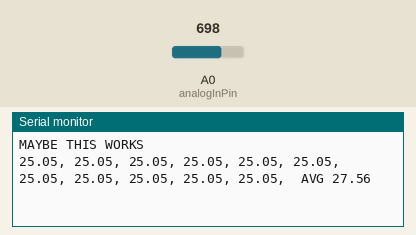
The sketch below on a simulated Arduino Uno, built with avr-gcc and run on an emulated ATmega328P. Parts: the last lines printed to the serial monitor. Inputs (shaded band) come from the test bench; at power-on: A0 (analogInPin) = 698.

Above: at 1.2 s.
1.3 s: A0 (analogInPin) set to 753
At 2.3 s:
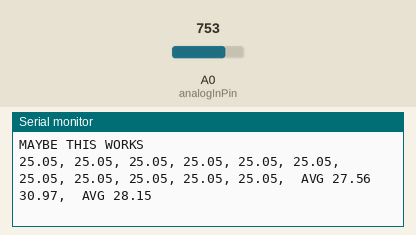
2.8 s: A0 (analogInPin) set to 802
At 3.8 s:
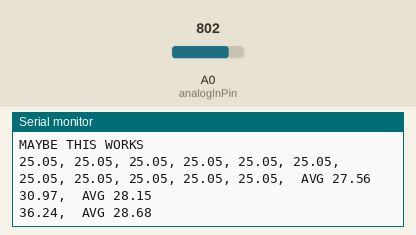
Timing chart, 0 to 5.8 s (numbered marks = the images above; inputs shaded):
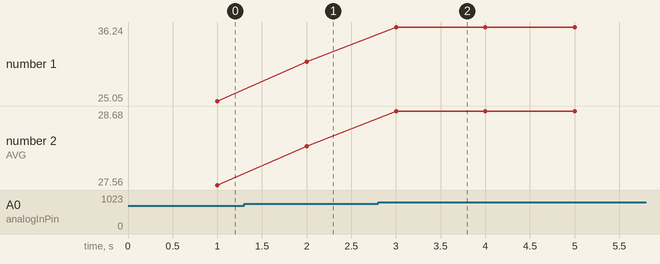

Measured:
- after the input at 1.3 s, the serial monitor: prints a new line after 0.70 s (image 1)
- after the input at 2.8 s, the serial monitor: prints a new line after 0.20 s (image 2)
- plotted number 1: 25.05 → 30.97 after the input at 1.3 s, 30.97 → 36.24 after the input at 2.8 s
- plotted number 2: 27.56 → 28.15 after the input at 1.3 s, 28.15 → 28.68 after the input at 2.8 s

The sketch:

lab2.ino
```cpp
/* temperature
 *
 * read temperature from TMP36 sensor
 *
 */
// #include<SPI.h>
 //File saveFile;
const int analogInPin = A0;  // Analog input pin
const int filterSize = 10; //change filter size so it modifies stuff
int x=0;
int waitTime=1000;
int loopEndTime=0;
int q=0;
int z=0;
    double avg=0;
  double array[filterSize];
  double averg[filterSize*5 -7];
void setup() {
  // put your setup code here, to run once:

  analogReference(INTERNAL);
  Serial.begin(9600);
  Serial.println("MAYBE THIS WORKS");


}

void shiftArray(double arr[])
{
  for( x=1; x<filterSize; x++)
  {
    arr[x-1]=arr[x];
  }

}
void printArray(double arr[])
{
  for(int x=0; x<5; x++)
  {
    Serial.print(arr[x]);
    Serial.print(", ");
  }
}
void loop() {
 if(millis()>=loopEndTime){
    double num=0;
  for(int i=0; i<filterSize; i++){
  float base=(float)(analogRead(analogInPin));
  float temp=(float)(analogRead(analogInPin))*100*1.1/1023-50;

  Serial.print(temp);
  Serial.print(", ");

  //Serial.println("ARRAY");
  //printArray(array);
   array[q]=temp;
  if(q==filterSize){
    for(i=0; i<filterSize; i++)
    {

      avg+=array[i];
         // printArray(array);
    }
    avg=avg/filterSize;
    averg[z]=avg;
    Serial.print(" AVG ");
    Serial.println(averg[z]);
    z++;
    shiftArray(array);
    q=filterSize;
     //Serial.print(avg);
    avg=0;
   }
   else{
    q++;
   }
  // Serial.print(avg);


  //Serial.print(", ");
  //Serial.print( "\t" );
  num+=temp;
  }
  loopEndTime+=waitTime;
  }
//Serial.println("AVG ARRAY");
//printArray(averg);


}
```
